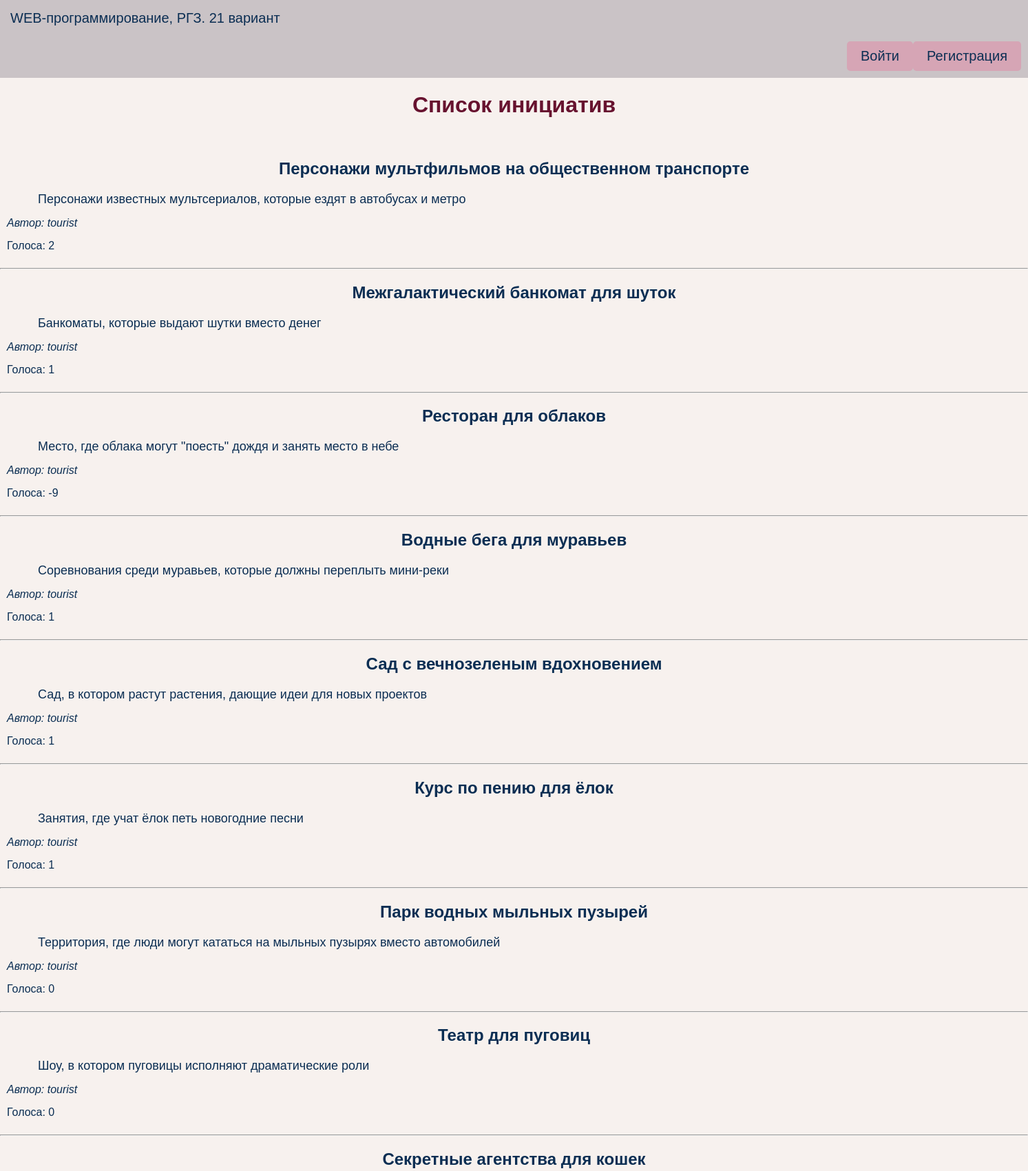
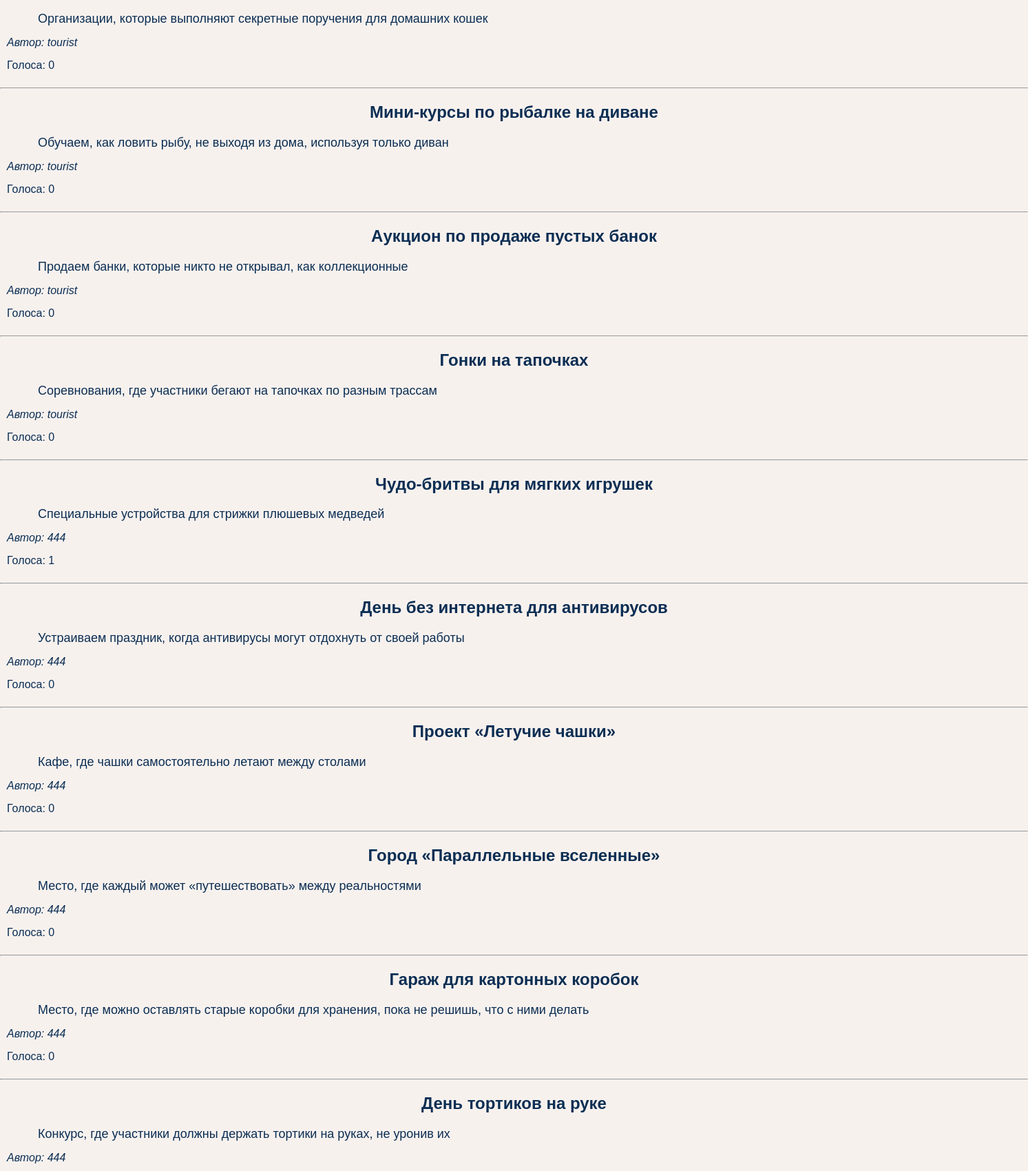
The page / (upper part) on the database its author committed (2 pictures, top to bottom).
### tables this page shows
CREATE TABLE initiatives (
            id INTEGER PRIMARY KEY AUTOINCREMENT,
            title TEXT NOT NULL,
            content TEXT NOT NULL,
            created_at DATETIME DEFAULT CURRENT_TIMESTAMP,
            author_id INTEGER,
            votes INTEGER DEFAULT 0,
            FOREIGN KEY(author_id) REFERENCES users(id)
        );

CREATE TABLE users (
            id INTEGER PRIMARY KEY AUTOINCREMENT,
            username TEXT NOT NULL UNIQUE,
            password TEXT NOT NULL,
            is_admin INTEGER DEFAULT 0
        );

### app.py (the view)
@app.route('/')
def index():
    page = request.args.get('page', 1, type=int)
    limit = 20
    offset = (page - 1) * limit
    initiatives = get_db().execute("""
        SELECT initiatives.id, initiatives.title, initiatives.content, initiatives.created_at,
               users.username, initiatives.author_id
        FROM initiatives
        LEFT JOIN users ON initiatives.author_id = users.id
        ORDER BY initiatives.created_at DESC
        LIMIT ? OFFSET ?
    """, (limit, offset)).fetchall()
    initiatives_with_votes = []
    for initiative in initiatives:
        initiative_id = initiative['id']
        up_votes = get_db().execute("""
            SELECT COUNT(*) FROM votes WHERE initiative_id = ? AND vote_type = 'up'
        """, (initiative_id,)).fetchone()[0]
        down_votes = get_db().execute("""
            SELECT COUNT(*) FROM votes WHERE initiative_id = ? AND vote_type = 'down'
        """, (initiative_id,)).fetchone()[0]
        initiative_with_votes = {
            **initiative,
            'up_votes': up_votes,
            'down_votes': down_votes,
            'total_votes': up_votes - down_votes
        }
        initiatives_with_votes.append(initiative_with_votes)
    total_initiatives = get_db().execute("""
        SELECT COUNT(*) FROM initiatives
    """).fetchone()[0]
    has_more = total_initiatives > page * limit
    return render_template('index.html', initiatives=initiatives_with_votes, page=page, has_more=has_more, get_db=get_db)

### app.py (called while the page is built)
def get_db():
    conn = sqlite3.connect(DATABASE)
    conn.row_factory = sqlite3.Row
    return conn

### templates/index.html (shortened to what this page needs)
{% extends "base.html" %}
{% block main %}
    <div class="user-panel">
        {% if session.get('username') %}
            <span style="text-align: left; margin-right: 670px; margin-left: 10px">Вы вошли как: <strong>{{ session['username'] }}</strong></span>
            {% if session.get('is_admin') %}
                <a href="{{ url_for('admin_panel') }}" class="button">Админ-таблицы</a>
            {% endif %}
            <a href="{{ url_for('new_initiative') }}" class="button">Добавить инициативу</a>
            <form method="POST" action="{{ url_for('logout') }}" style="display: inline;width:100px">
                <button type="submit" class="button">Выйти</button>
            </form>
        {% else %}
            <a href="{{ url_for('login') }}" style="margin-left: 1220px" class="button">Войти</a>
            <a href="{{ url_for('register') }}" class="button">Регистрация</a>
        {% endif %}
    </div>
    <h1>Список инициатив</h1>
    <br>
    {% for initiative in initiatives %}
    <div>
        <h2>{{ initiative['title'] }}</h2>
        <div style="margin-bottom:15px; margin-left:55px;font-size:18px">{{ initiative['content'] }}</div>
        <div style="margin-bottom:15px; margin-left:10px"><i>Автор: {{ initiative['username'] or 'Неизвестно' }}</i></div>
        <div style="margin-bottom:15px; margin-left:10px">Голоса: {{ initiative['total_votes'] }}</div>
    </div>
    <hr>
    {% endfor %}
    {% endblock %}

### templates/base.html (shortened to what this page needs)
<!DOCTYPE html>
<html lang="ru">
    <head>
        <link rel="stylesheet" href="{{url_for ('static', filename='main.css')}}">
    </head>
    <body>
        <header>
            WEB-программирование, РГЗ. 21 вариант
        </header>
        <main>
            {% block main %} {% endblock %}
            <br><br><br>
        </main>
    </body>
</html>

### static/main.css (style rules this page uses)
body { font-family: Arial, sans-serif; margin: 0; padding: 0; background-color: #f7f1ee; }
header { background-color: #cac3c6; color: #0b2e53; font-family: Arial, sans-serif; margin-bottom: 20px; padding: 15px; font-size: 20px; position: fixed; top: 0; left: 0; right: 0; z-index: 1000; }
main { padding-top: 30px; padding-bottom: 50px; margin: 20px 0px; max-width: 100%; color:#0b2e53 }
h1, h2 { text-align: center; }
h1 { color: #67122f; }
a.button { display: block; padding: 10px 20px; background-color: #d6a5b5; color:#0b2e53; text-align: center; text-decoration: none; font-size: 20px; border-radius: 5px; border: none; float: right; margin: 10px; }
a.button:link, a.button:visited { text-decoration:none; color:#0b2e53; }
.user-panel { text-align: right; display: flex; justify-content: space-between; align-items: center; margin-bottom: 10px; padding: 10px; left: 0; right: 0; background-color: #cac3c6; }
.user-panel .button { margin: 0px; }

### rows shown on the page
initiatives: title "Персонажи мультфильмов на общественном транспорте", content "Персонажи известных мультсериалов, которые ездят в автобусах и метро", username "tourist", total_votes "2"
initiatives: title "Межгалактический банкомат для шуток", content "Банкоматы, которые выдают шутки вместо денег", username "tourist", total_votes "1"
initiatives: title "Ресторан для облаков", content "Место, где облака могут \"поесть\" дождя и занять место в небе", username "tourist", total_votes "-9"
initiatives: title "Водные бега для муравьев", content "Соревнования среди муравьев, которые должны переплыть мини-реки", username "tourist", total_votes "1"
initiatives: title "Сад с вечнозеленым вдохновением", content "Сад, в котором растут растения, дающие идеи для новых проектов", username "tourist", total_votes "1"
initiatives: title "Курс по пению для ёлок", content "Занятия, где учат ёлок петь новогодние песни", username "tourist", total_votes "1"
initiatives: title "Парк водных мыльных пузырей", content "Территория, где люди могут кататься на мыльных пузырях вместо автомобилей", username "tourist", total_votes "0"
initiatives: title "Театр для пуговиц", content "Шоу, в котором пуговицы исполняют драматические роли", username "tourist", total_votes "0"
initiatives: title "Секретные агентства для кошек", content "Организации, которые выполняют секретные поручения для домашних кошек", username "tourist", total_votes "0"
initiatives: title "Мини-курсы по рыбалке на диване", content "Обучаем, как ловить рыбу, не выходя из дома, используя только диван", username "tourist", total_votes "0"
initiatives: title "Аукцион по продаже пустых банок", content "Продаем банки, которые никто не открывал, как коллекционные", username "tourist", total_votes "0"
initiatives: title "Гонки на тапочках", content "Соревнования, где участники бегают на тапочках по разным трассам", username "tourist", total_votes "0"
initiatives: title "Чудо-бритвы для мягких игрушек", content "Специальные устройства для стрижки плюшевых медведей", username "444", total_votes "1"
initiatives: title "День без интернета для антивирусов", content "Устраиваем праздник, когда антивирусы могут отдохнуть от своей работы", username "444", total_votes "0"
initiatives: title "Проект «Летучие чашки»", content "Кафе, где чашки самостоятельно летают между столами", username "444", total_votes "0"
initiatives: title "Город «Параллельные вселенные»", content "Место, где каждый может «путешествовать» между реальностями", username "444", total_votes "0"
initiatives: title "Гараж для картонных коробок", content "Место, где можно оставлять старые коробки для хранения, пока не решишь, что с ними делать", username "444", total_votes "0"
initiatives: title "День тортиков на руке", content "Конкурс, где участники должны держать тортики на руках, не уронив их", username "444"
